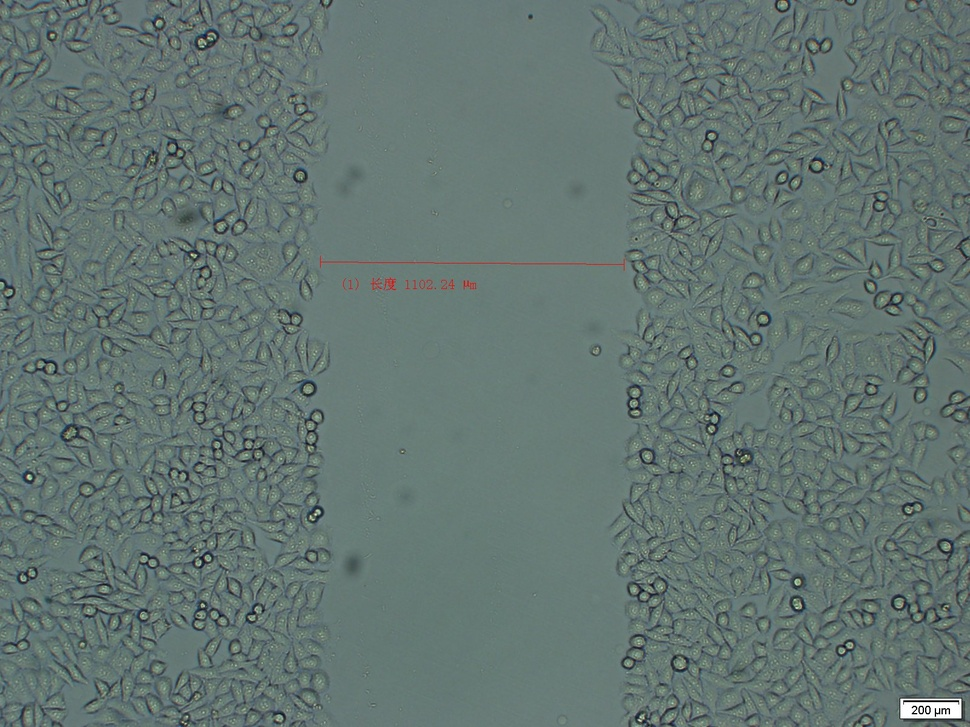
%> input picture digital image processing homework/homeworkpic.jpg, 970 x 727 px, shrunk from 1600 x 1200 before the run
$ octave homework3.m   (GNU Octave 9; MATLAB toolbox functions it lacks are replaced by stand-ins)
%> lines starting %> are read from the running program, lines starting %| are printed output that depends on the picture; in (x1, y1, x2, y2) boxes, pixels count from 0 and x2, y2 are one past the last pixel; in counts of white or black regions, pixels touching at a corner belong together; the program's own positions count from 1
clc;
clear;
% close all;
core_row = 5;
sigma = 15;

srcImg = imread('homeworkpic.jpg');
%> srcImg is the input picture: size 727x970x3 uint8; mean R, G, B 99.6, 117, 113
sizeofimg = size(srcImg);
%> sizeofimg = [727 970 3]
graypic = rgb2gray(srcImg);
graypic = histeq(graypic);
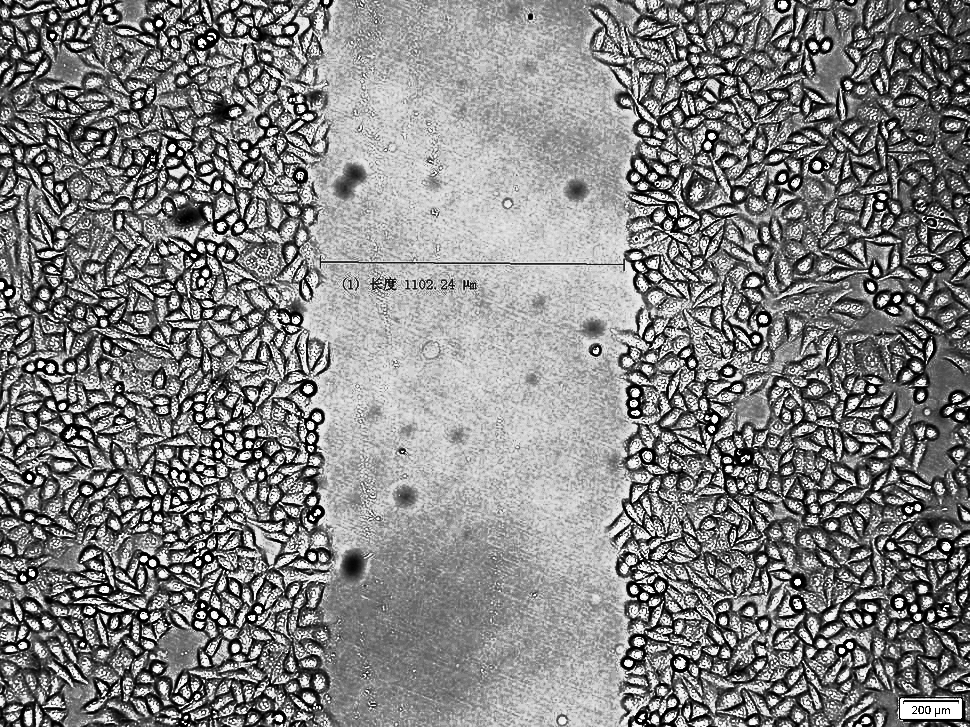
%> graypic: size 727x970 uint8; min 0, max 255, mean 130.6
edgepic = edge(graypic);
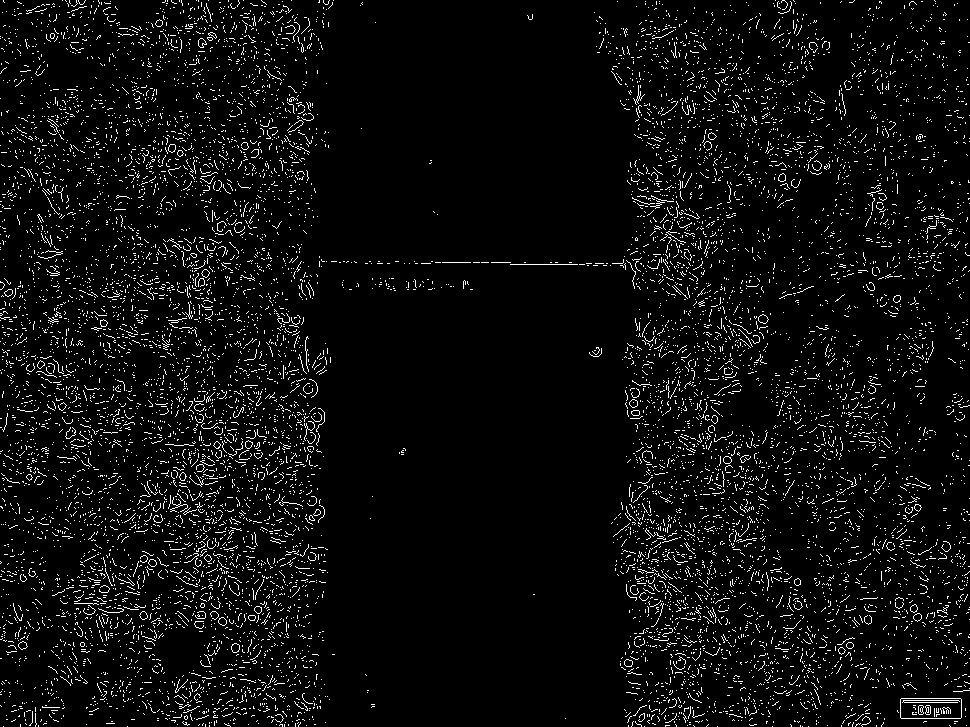
%> edgepic: size 727x970 logical; 5.1% white in thin lines or dots

gausFilter = fspecial('gaussian',[core_row core_row],sigma);               %matlab 自带高斯模板滤波
blur=imfilter(graypic,gausFilter,'conv');
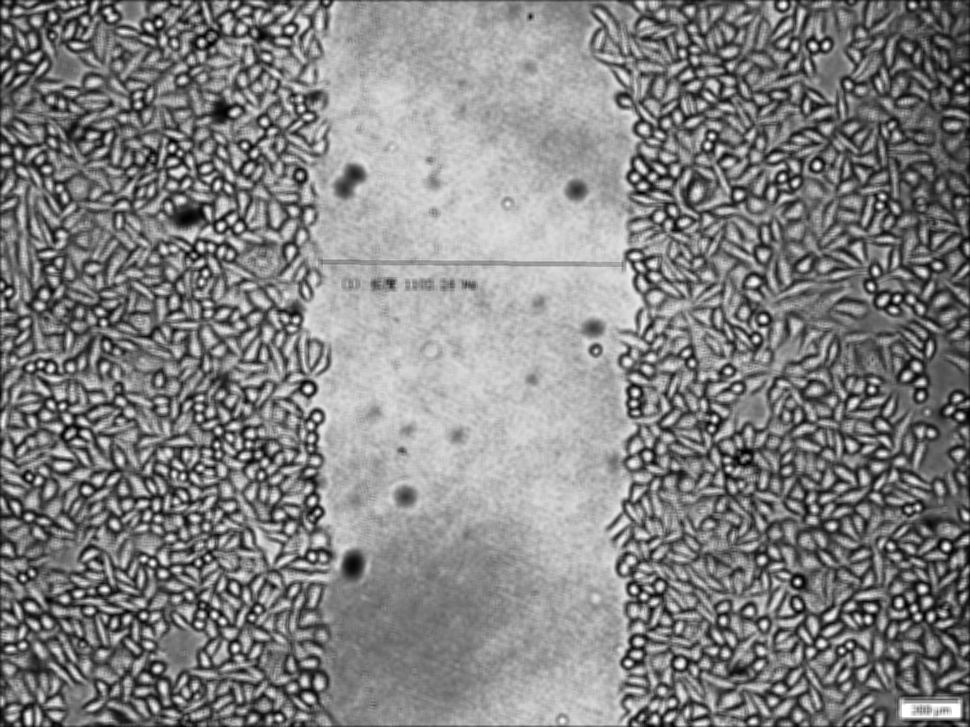
%> blur: size 727x970 uint8; min 1, max 255, mean 130.3

subplot(2,2,1);
imshow(blur);

level = graythresh(graypic);
%> level = 0.482
bin_img = im2bw(blur,0.38);
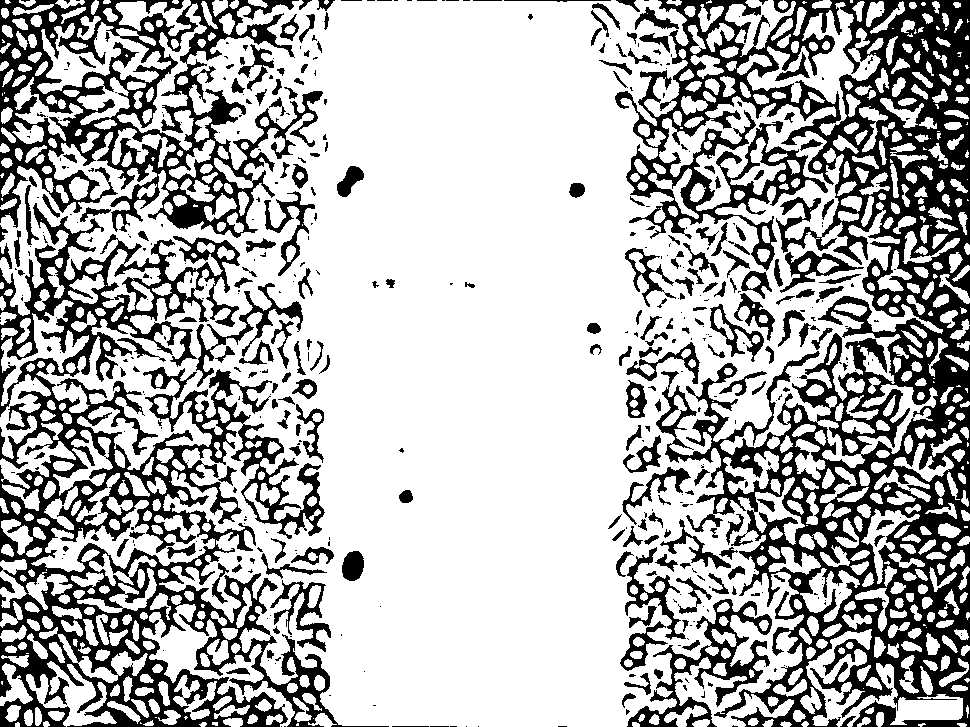
%> bin_img: size 727x970 logical; 70.6% white; 491 black regions (280 under 20 px), largest, box (x1, y1, x2, y2) and area: (615, 0, 970, 727) 89836, (0, 203, 389, 727) 55004, (0, 0, 323, 238) 26180

subplot(2,2,2);
imshow(bin_img);

core = [0 0 1 0 0;0 1 1 1 0;1 1 1 1 1;0 1 1 1 0;0 0 1 0 0];
delitated = imdilate(bin_img,core);
%> delitated: size 727x970 logical; 90.4% white; 1743 black regions (1224 under 20 px), largest, box (x1, y1, x2, y2) and area: (841, 0, 970, 293) 9522, (889, 278, 970, 498) 3939, (881, 545, 970, 705) 2735
delitated = imdilate(delitated,core);
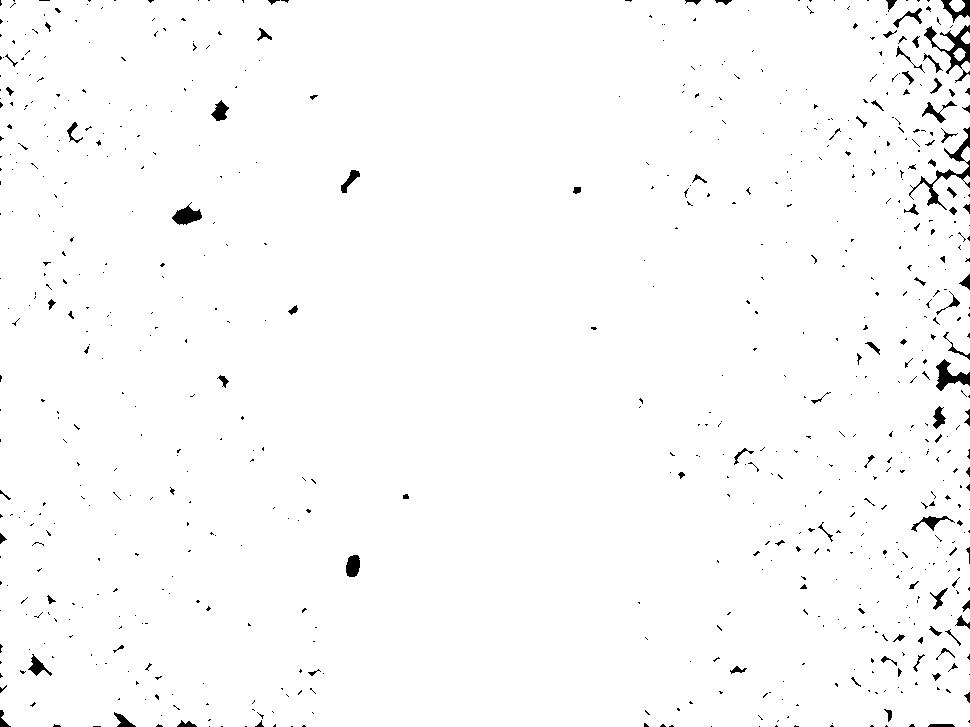
%> delitated: size 727x970 logical; 98.5% white; 709 black regions (606 under 20 px), largest, box (x1, y1, x2, y2) and area: (924, 25, 970, 83) 706, (909, 127, 970, 210) 697, (936, 359, 970, 391) 478
eroded = imerode(delitated,core);
%> eroded: size 727x970 logical; 95.5% white; 624 black regions (227 under 20 px), largest, box (x1, y1, x2, y2) and area: (894, 0, 970, 85) 2283, (902, 125, 970, 217) 1554, (934, 357, 970, 393) 682
eroded = imerode(eroded,core);
%> eroded: size 727x970 logical; 91.3% white; 504 black regions, largest, box (x1, y1, x2, y2) and area: (888, 85, 970, 227) 4710, (888, 0, 970, 99) 4111, (906, 355, 970, 402) 1308
eroded = imerode(eroded,core);
%> eroded: size 727x970 logical; 86.2% white; 366 black regions, largest, box (x1, y1, x2, y2) and area: (864, 0, 970, 256) 15357, (905, 485, 970, 652) 5000, (892, 326, 970, 436) 3198
eroded = imerode(eroded,core);
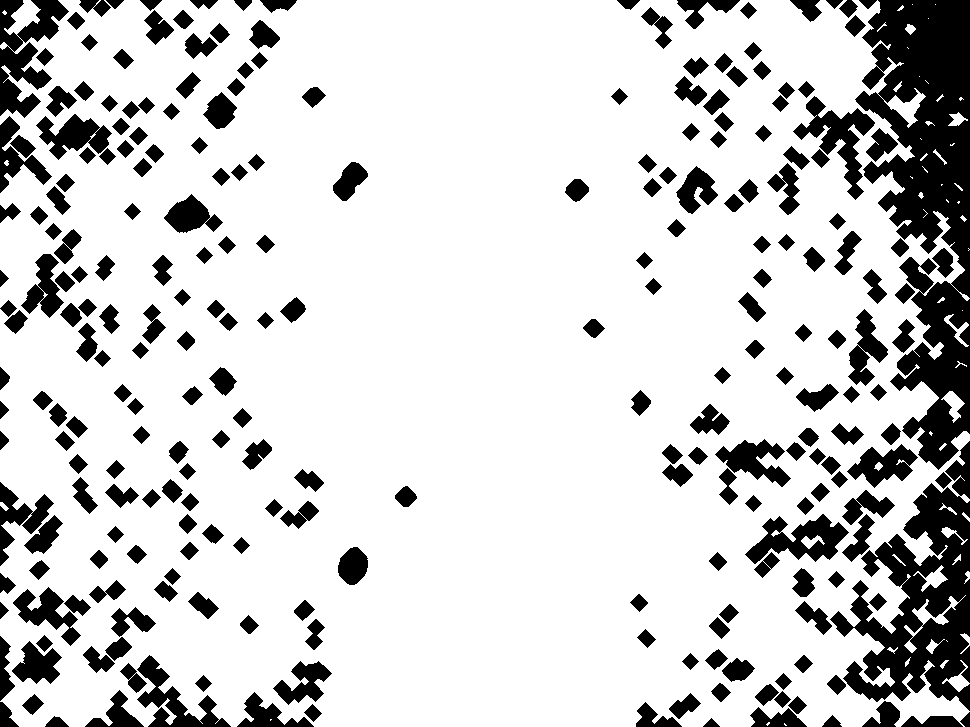
%> eroded: size 727x970 logical; 80.7% white; 254 black regions, largest, box (x1, y1, x2, y2) and area: (855, 0, 970, 470) 29167, (830, 441, 970, 711) 16190, (0, 0, 69, 118) 3945
% [5 lines of commented-out code are left out]
subplot(2,2,4)
imshow(eroded);

left_region = zeros(sizeofimg);
right_region = zeros(sizeofimg);

temppic = ones(sizeofimg(1:2));
% invert = temppic - filled;
% figure
% imshow(invert);
